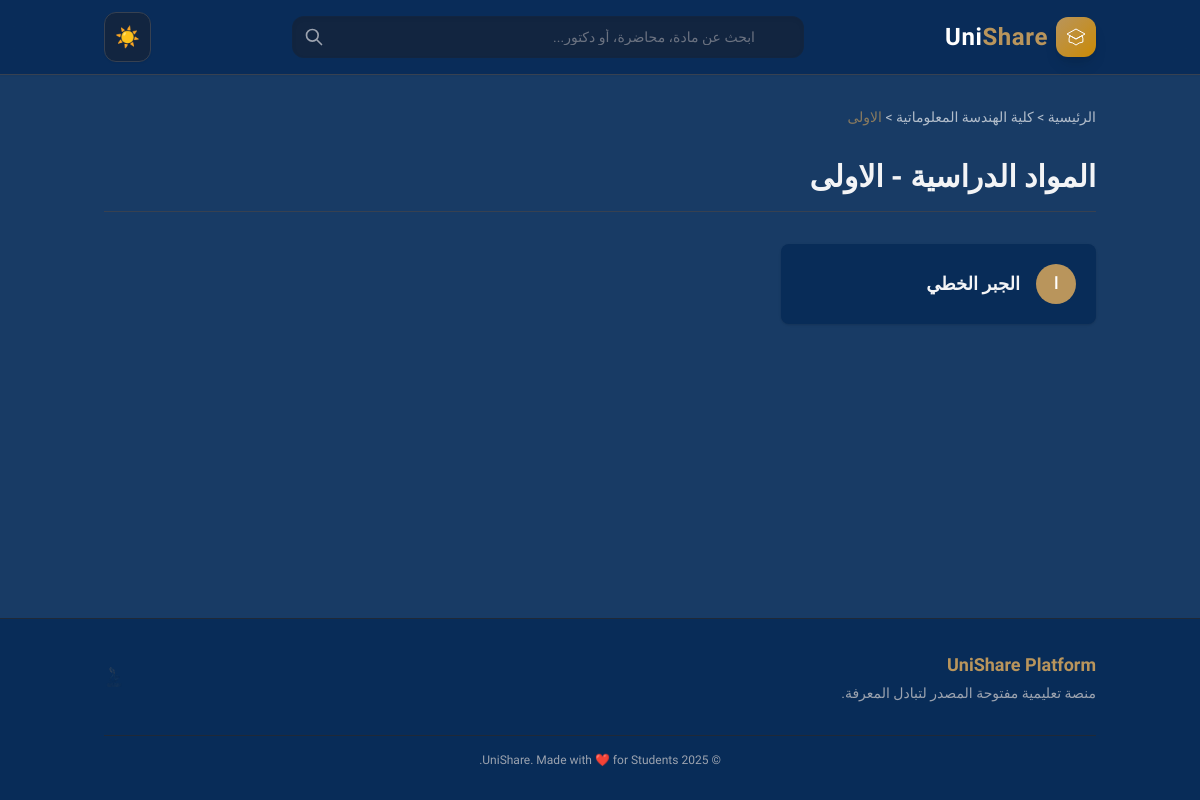
Screenshot of /year/1/ with the database file from the repository.
### lectures/models.py (models this page shows, shortened)
class AcademicYear(models.Model):
    name = models.CharField(max_length=50, verbose_name="السنة الدراسية")
    faculty = models.ForeignKey(Faculty, on_delete=models.CASCADE, related_name='years', verbose_name="الكلية")
    class Meta:
        verbose_name = "سنة دراسية"
        verbose_name_plural = "السنوات الدراسية"

class Faculty(models.Model):
    name = models.CharField(max_length=100, verbose_name="اسم الكلية")
    class Meta:
        verbose_name = "كلية"
        verbose_name_plural = "الكليات"

class Subject(models.Model):
    name = models.CharField(max_length=100, verbose_name="اسم المادة")
    academic_year = models.ForeignKey(AcademicYear, on_delete=models.CASCADE, related_name='subjects', verbose_name="السنة الدراسية")
    class Meta:
        verbose_name = "مادة"
        verbose_name_plural = "المواد"

### lectures/views.py (the view)
# urls.py: path('year/<int:year_id>/', views.year_detail, name='year_detail'),
def year_detail(request, year_id):
    year = get_object_or_404(AcademicYear, id=year_id)
    subjects = year.subjects.all()
    context = {
        'year': year,
        'subjects': subjects
    }
    return render(request, 'lectures/year_detail.html', context)

### templates/lectures/year_detail.html
{% extends 'base.html' %}
{% block content %}
<div class="mb-8 text-sm opacity-70">
    <a href="{% url 'lectures:home' %}" class="hover:text-uni-gold">الرئيسية</a> >
    <a href="{% url 'lectures:faculty_detail' year.faculty.id %}" class="hover:text-uni-gold">{{ year.faculty.name }}</a> >
    <span class="text-uni-gold">{{ year.name }}</span>
</div>
<h1 class="text-3xl font-bold mb-8 border-b border-gray-700 pb-4">المواد الدراسية - {{ year.name }}</h1>
<div class="grid grid-cols-1 md:grid-cols-3 gap-6">
    {% for subject in subjects %}
    <a href="{% url 'lectures:subject_detail' subject.id %}"
       class="flex items-center p-5 bg-uni-white dark:bg-uni-darker rounded-lg shadow hover:border-r-4 hover:border-uni-gold transition-all">
        <div class="h-10 w-10 bg-uni-gold rounded-full flex items-center justify-center text-white ml-4 font-bold">
            {{ subject.name|slice:":1" }}
        </div>
        <span class="text-lg font-bold">{{ subject.name }}</span>
    </a>
    {% empty %}
    <p class="col-span-full text-center opacity-70">لا توجد مواد مضافة.</p>
    {% endfor %}
</div>
{% endblock %}

### templates/base.html (style rules this page uses)
body { font-family: 'Tajawal', sans-serif; }

### rows the page displays
AcademicYear: faculty.name "كلية الهندسة المعلوماتية", name "الاولى"
Subject: name "ا", name "الجبر الخطي"
